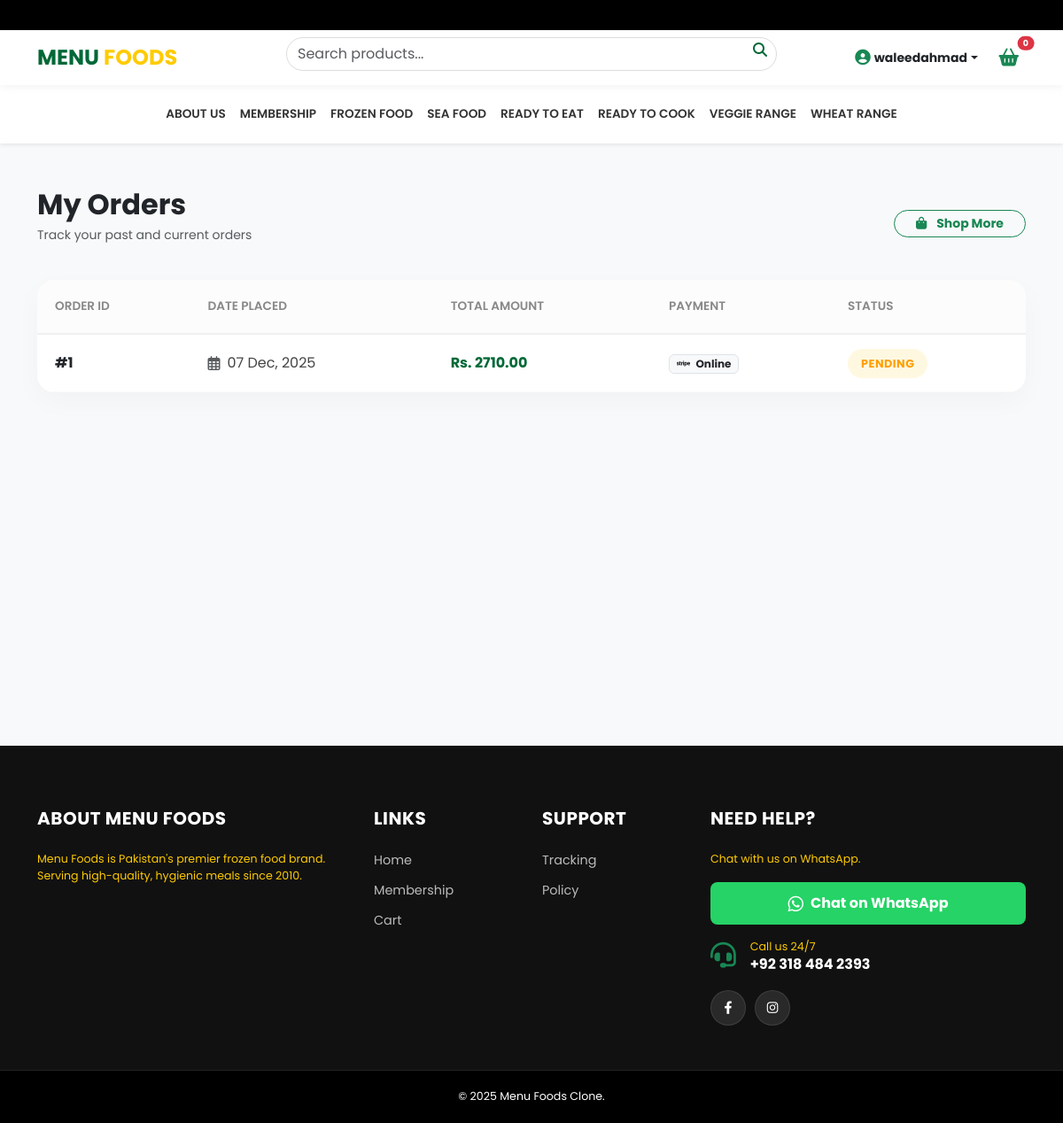
/user/my-orders/ (signed in), run on an earlier commit of the app's database.
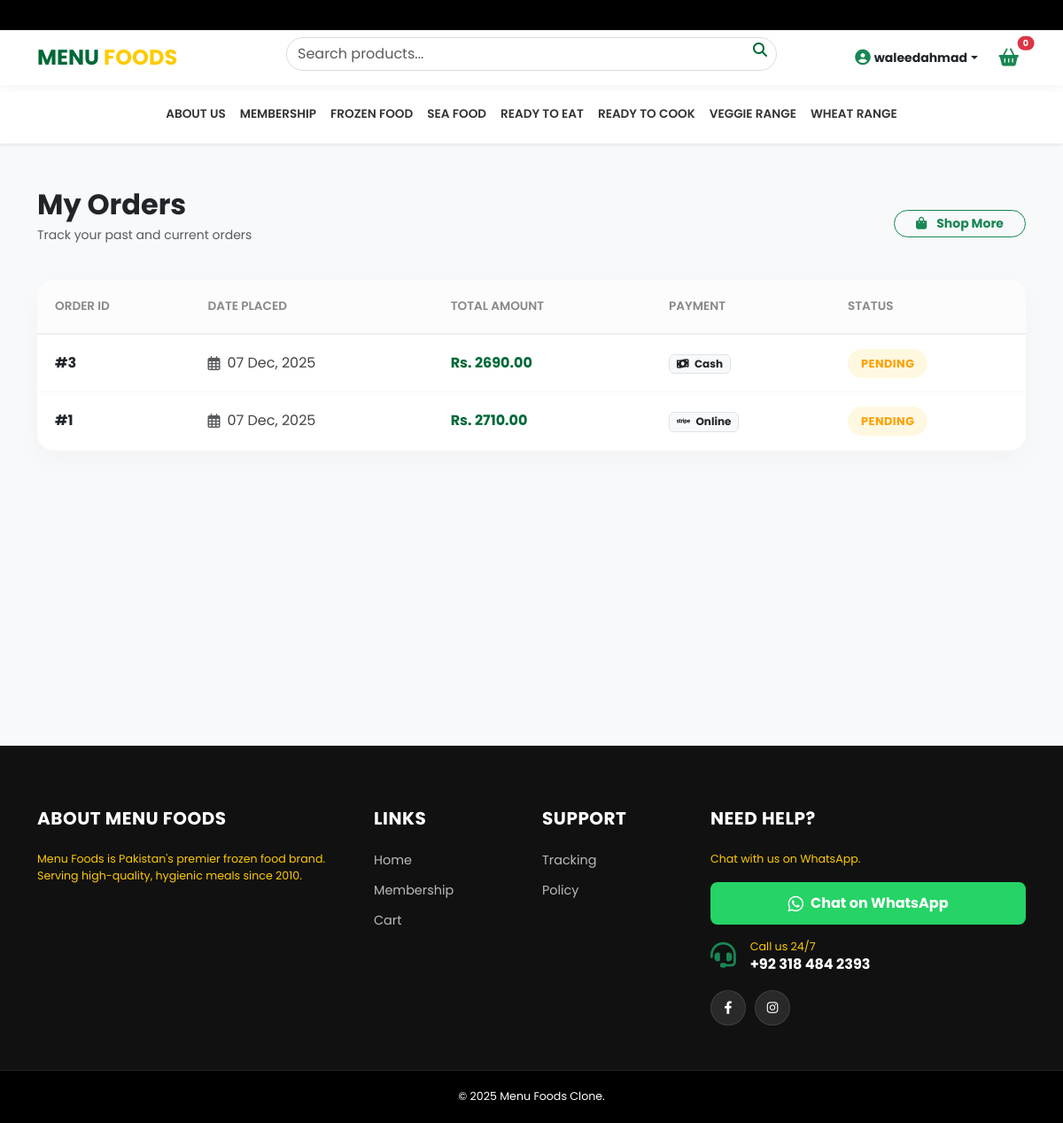
And on a later commit of the database.
### store/models.py (models this page shows, shortened)
class Category(models.Model):
    name = models.CharField(max_length=100, unique=True)
    image = models.ImageField(upload_to='categories/', blank=True, null=True)
    class Meta: verbose_name_plural = "Categories"

### orders/models.py (models this page shows, shortened)
class Order(models.Model):
    STATUS_CHOICES = (('Pending','Pending'),('Confirmed','Confirmed'),('Dispatch','Dispatch'),('Delivered','Delivered'),('Return','Return'),('Cancel','Cancel'))
    user = models.ForeignKey(User, on_delete=models.SET_NULL, null=True, blank=True)
    first_name = models.CharField(max_length=50); last_name = models.CharField(max_length=50)
    email = models.EmailField(); phone = models.CharField(max_length=20)
    address = models.TextField(); city = models.CharField(max_length=50)
    payment_method = models.CharField(max_length=20, default='cod')
    total_amount = models.DecimalField(max_digits=10, decimal_places=2)
    created_at = models.DateTimeField(auto_now_add=True)
    is_paid = models.BooleanField(default=False)
    status = models.CharField(max_length=20, choices=STATUS_CHOICES, default='Pending')

### user_dashboard/views.py (the view)
# urls.py: path('my-orders/', views.my_orders, name='my_orders'),
@login_required(login_url='login')
def my_orders(request):
    orders = Order.objects.filter(user=request.user).order_by('-created_at')
    return render(request, 'user_dashboard/my_orders.html', {'orders': orders, 'categories': Category.objects.all()})

### orders/context_processors.py (called while the page is built)
def cart_count(request):
    cart = request.session.get('cart', {})
    return {'cart_item_count': sum(cart.values())}

### templates/user_dashboard/my_orders.html (shortened to what this page needs)
{% extends 'store/base.html' %}
{% block content %}
<div class="dashboard-container">
    <div class="container">
        <div class="d-flex justify-content-between align-items-center mb-4">
            <div>
                <h2 class="fw-bold text-dark mb-1">My Orders</h2>
                <p class="text-muted small">Track your past and current orders</p>
            </div>
            <a href="{% url 'home' %}" class="btn btn-outline-success rounded-pill fw-bold btn-sm px-4">
                <i class="fas fa-shopping-bag me-2"></i> Shop More
            </a>
        </div>
        {% if orders %}
        <div class="order-card">
            <div class="table-responsive">
                <table class="table table-custom mb-0">
                    <thead>
                        <tr>
                            <th>Order ID</th>
                            <th>Date Placed</th>
                            <th>Total Amount</th>
                            <th>Payment</th>
                            <th>Status</th>
                        </tr>
                    </thead>
                    <tbody>
                        {% for order in orders %}
                        <tr>
                            <td class="fw-bold text-dark">#{{ order.id }}</td>
                            <td>
                                <div class="d-flex align-items-center">
                                    <i class="far fa-calendar-alt text-muted me-2"></i>
                                    {{ order.created_at|date:"d M, Y" }}
                                </div>
                            </td>
                            <td class="fw-bold" style="color: #006837;">Rs. {{ order.total_amount }}</td>
                            <td>
                                {% if order.payment_method == 'cod' %}
                                    <span class="badge bg-light text-dark border"><i class="fas fa-money-bill-wave me-1"></i> Cash</span>
                                {% else %}
                                    <span class="badge bg-light text-dark border"><i class="fab fa-stripe me-1"></i> Online</span>
                                {% endif %}
                            </td>
                            <td>
                                <span class="status-badge status-{{ order.status }}">
                                    {{ order.status }}
                                </span>
                            </td>
                        </tr>
                        {% endfor %}
                    </tbody>
                </table>
            </div>
        </div>
        {% endif %}
    </div>
</div>
{% endblock %}

### templates/store/base.html (shortened to what the changed rows need)
{% load static %}
<!DOCTYPE html>
<html lang="en">
<head>
    <link href="https://cdn.jsdelivr.net/npm/bootstrap@5.3.0/dist/css/bootstrap.min.css" rel="stylesheet">
    <link rel="stylesheet" href="https://cdnjs.cloudflare.com/ajax/libs/font-awesome/6.4.0/css/all.min.css">
    <link rel="stylesheet" href="https://cdnjs.cloudflare.com/ajax/libs/viewerjs/1.11.3/viewer.min.css">
</head>
<body>
    <nav class="navbar navbar-expand-lg navbar-custom shadow-sm bg-white d-none d-lg-block">
        <div class="container justify-content-center">
            <ul class="navbar-nav">
                {% for cat in categories %}
                    <li class="nav-item"><a class="nav-link" href="{% url 'category_view' cat.id %}">{{ cat.name|upper }}</a></li>
                {% endfor %}
            </ul>
        </div>
    </nav>
    <div style="flex: 1;">{% block content %}{% endblock %}</div>
</body>
</html>

What changed in the data, as far as the page shows it:
added Order: id "3", created_at "07 Dec, 2025", total_amount "2690.00", payment_method "cod" (drawn), status "PENDING"
